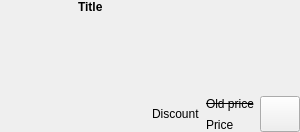
<?xml version="1.0" encoding="UTF-8"?>
<ui version="4.0">
 <class>StoreListItem</class>
 <widget class="QWidget" name="StoreListItem">
  <property name="geometry">
   <rect>
    <x>0</x>
    <y>0</y>
    <width>300</width>
    <height>132</height>
   </rect>
  </property>
  <property name="sizePolicy">
   <sizepolicy hsizetype="Preferred" vsizetype="Fixed">
    <horstretch>0</horstretch>
    <verstretch>0</verstretch>
   </sizepolicy>
  </property>
  <property name="windowTitle">
   <string>Form</string>
  </property>
  <layout class="QGridLayout" name="gridLayout">
   <property name="leftMargin">
    <number>0</number>
   </property>
   <property name="topMargin">
    <number>0</number>
   </property>
   <property name="rightMargin">
    <number>0</number>
   </property>
   <property name="bottomMargin">
    <number>0</number>
   </property>
   <item row="0" column="0" rowspan="4">
    <widget class="QLabel" name="coverLabel">
     <property name="sizePolicy">
      <sizepolicy hsizetype="Fixed" vsizetype="Fixed">
       <horstretch>0</horstretch>
       <verstretch>0</verstretch>
      </sizepolicy>
     </property>
     <property name="minimumSize">
      <size>
       <width>72</width>
       <height>114</height>
      </size>
     </property>
     <property name="maximumSize">
      <size>
       <width>72</width>
       <height>114</height>
      </size>
     </property>
     <property name="text">
      <string/>
     </property>
    </widget>
   </item>
   <item row="3" column="3">
    <widget class="QLabel" name="priceLabel">
     <property name="text">
      <string notr="true">Price</string>
     </property>
    </widget>
   </item>
   <item row="2" column="3">
    <widget class="QLabel" name="oldPriceLabel">
     <property name="font">
      <font>
       <strikeout>true</strikeout>
      </font>
     </property>
     <property name="text">
      <string notr="true">Old price</string>
     </property>
    </widget>
   </item>
   <item row="2" column="2" rowspan="2">
    <widget class="QLabel" name="discountLabel">
     <property name="text">
      <string notr="true">Discount</string>
     </property>
    </widget>
   </item>
   <item row="2" column="1" rowspan="2">
    <spacer name="horizontalSpacer">
     <property name="orientation">
      <enum>Qt::Horizontal</enum>
     </property>
     <property name="sizeHint" stdset="0">
      <size>
       <width>40</width>
       <height>20</height>
      </size>
     </property>
    </spacer>
   </item>
   <item row="2" column="4" rowspan="2">
    <widget class="QPushButton" name="addToCartButton">
     <property name="sizePolicy">
      <sizepolicy hsizetype="Fixed" vsizetype="Fixed">
       <horstretch>0</horstretch>
       <verstretch>0</verstretch>
      </sizepolicy>
     </property>
     <property name="minimumSize">
      <size>
       <width>36</width>
       <height>36</height>
      </size>
     </property>
     <property name="text">
      <string/>
     </property>
     <property name="icon">
      <iconset resource="../resources.qrc">
       <normaloff>:/icons/cart-plus.svg</normaloff>:/icons/cart-plus.svg</iconset>
     </property>
    </widget>
   </item>
   <item row="1" column="1" colspan="4">
    <spacer name="verticalSpacer">
     <property name="orientation">
      <enum>Qt::Vertical</enum>
     </property>
     <property name="sizeHint" stdset="0">
      <size>
       <width>0</width>
       <height>0</height>
      </size>
     </property>
    </spacer>
   </item>
   <item row="0" column="1" colspan="4">
    <widget class="QLabel" name="titleLabel">
     <property name="font">
      <font>
       <bold>true</bold>
      </font>
     </property>
     <property name="text">
      <string notr="true">Title</string>
     </property>
    </widget>
   </item>
  </layout>
 </widget>
 <resources>
  <include location="../resources.qrc"/>
 </resources>
 <connections/>
</ui>
